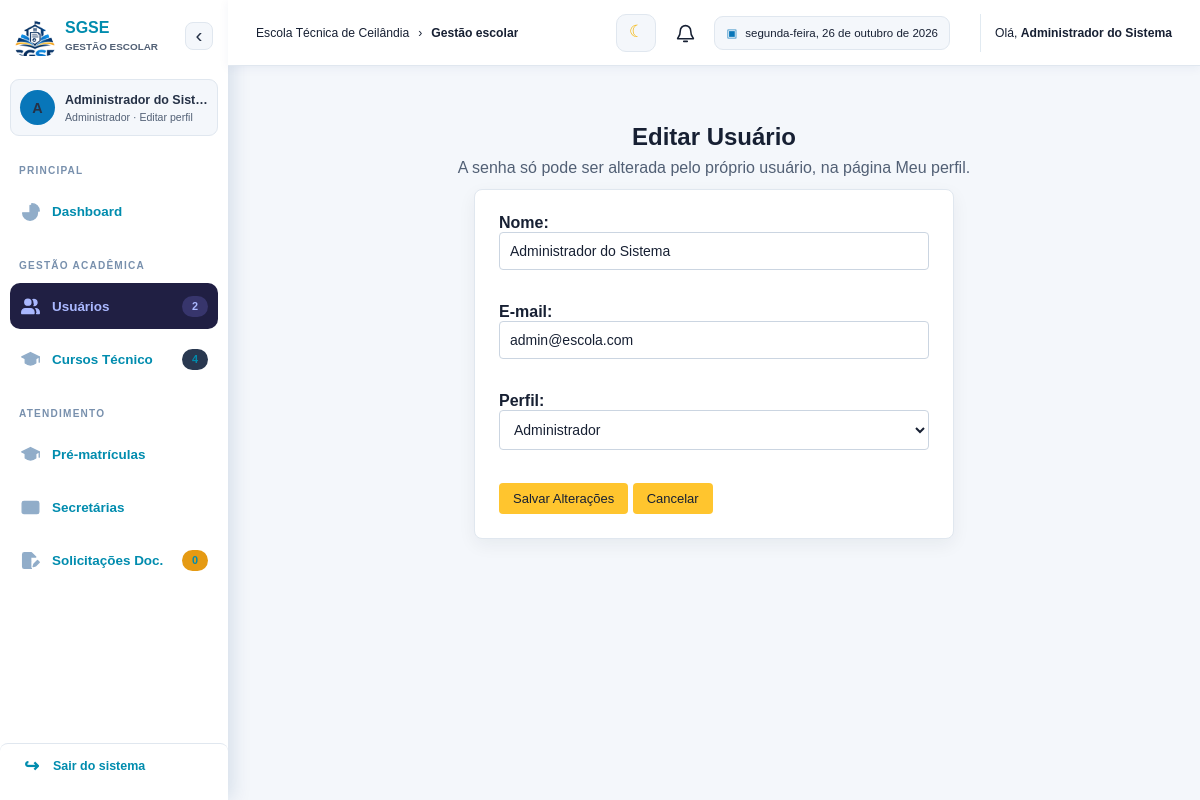
Screenshot of /view/editar_usuario.php?id=1 (signed in) with the database file from the repository.
### tables this page shows
CREATE TABLE usuarios (
    id_usuario INT AUTO_INCREMENT PRIMARY KEY,
    id_pessoa INT NOT NULL UNIQUE,
    id_perfil INT NOT NULL,
    email VARCHAR(100) NOT NULL UNIQUE,
    senha VARCHAR(255) NOT NULL,
    foto_perfil VARCHAR(255),
    cargo VARCHAR(100),
    setor VARCHAR(100),
    status ENUM('Ativo', 'Inativo') DEFAULT 'Ativo',
    criado_em TIMESTAMP DEFAULT CURRENT_TIMESTAMP,

    CONSTRAINT fk_usuario_pessoa
        FOREIGN KEY (id_pessoa)
        REFERENCES pessoas(id_pessoa)
        ON DELETE RESTRICT,

    CONSTRAINT fk_usuario_perfil
        FOREIGN KEY (id_perfil)
        REFERENCES perfis(id_perfil)
        ON DELETE RESTRICT
);

CREATE TABLE pessoas (
    id_pessoa INT AUTO_INCREMENT PRIMARY KEY,
    nome VARCHAR(100) NOT NULL,
    cpf VARCHAR(14) NOT NULL UNIQUE,
    telefone VARCHAR(20),
    data_nascimento DATE,
    criado_em TIMESTAMP DEFAULT CURRENT_TIMESTAMP
);

### controller/UsuarioController.php (called while the page is built, shortened)
<?php
require_once __DIR__ . '/../model/dao/UsuarioDAO.php';
require_once __DIR__ . '/Autorizacao.php';
class UsuarioController {
    public function buscarPorId(int $id) {
        $dao = new UsuarioDAO();
        return $dao->buscarPorId($id);
    }
}
?>

### model/dao/Conexao.php (called while the page is built, shortened)
<?php
if (!class_exists('Conexao')) {
    class Conexao {
        private static $instance = null;
        public static function getConexao() {
            if (!isset(self::$instance)) {
                $host     = "localhost";
                $dbname   = "secretaria_db";
                $usuario  = "root";
                $senha    = "";
                try {
                    self::$instance = new PDO(
                        "mysql:host={$host};dbname={$dbname};charset=utf8mb4",
                        $usuario,
                        $senha
                    );
                    self::$instance->setAttribute(PDO::ATTR_ERRMODE, PDO::ERRMODE_EXCEPTION);
                    self::$instance->setAttribute(PDO::ATTR_DEFAULT_FETCH_MODE, PDO::FETCH_ASSOC);
                } catch (PDOException $e) {
                    die("Erro na conexão com o banco de dados: " . $e->getMessage());
                }
            }
            return self::$instance;
        }
    }
}

### controller/Autorizacao.php (called while the page is built, shortened)
<?php
require_once __DIR__ . '/../model/dao/Conexao.php';
class Autorizacao {
    public static function usuarioTemPermissao(string $permissao, ?int $idUsuario = null): bool {
        $idUsuario = $idUsuario ?? (int)($_SESSION['usuario_id'] ?? 0);
        try {
            $stmt = Conexao::getConexao()->prepare(
                "SELECT 1
                 FROM usuarios u
                 INNER JOIN permissoes p ON p.id_perfil = u.id_perfil
                 WHERE u.id_usuario = ? AND p.nome = ?
                 LIMIT 1"
            );
            $stmt->execute([$idUsuario, $permissao]);
            return (bool)$stmt->fetchColumn();
        } catch (PDOException $e) {
            error_log('Erro ao verificar permissão do usuário: ' . $e->getMessage());
            throw new RuntimeException('Não foi possível verificar a permissão de acesso.', 0, $e);
        }
    }
}

### model/dao/UsuarioDAO.php (called while the page is built, shortened)
<?php
require_once __DIR__ . '/Conexao.php';
class UsuarioDAO {
    public function buscarPorId(int $id) {
        try {
            $sql = "SELECT u.id_usuario AS id, p.nome, p.cpf, u.email, u.senha,
                           u.id_perfil AS perfil_id, u.status
                    FROM usuarios u
                    INNER JOIN pessoas p ON p.id_pessoa = u.id_pessoa
                    WHERE u.id_usuario = ?";
            $stmt = Conexao::getConexao()->prepare($sql);
            $stmt->execute([$id]);
            return $stmt->fetch(PDO::FETCH_ASSOC) ?: null;
        } catch (PDOException $e) {
            echo "Erro MYSQL: " . $e->getMessage();
            return null;
        }
    }
}
?>

### view/editar_usuario.php (the view, shortened to what this page needs)
<?php
require_once __DIR__ . '/../controller/Autorizacao.php';
if (!isset($_SESSION['usuario_id']) || (int)($_SESSION['perfil_id'] ?? 0) !== 1
    || !Autorizacao::usuarioTemPermissao('GERENCIAR_USUARIOS')) {
    header("Location: login.php");
    exit();
}
require_once __DIR__ . '/../model/dao/Conexao.php';
require_once __DIR__ . '/../model/dao/UsuarioDAO.php';
require_once __DIR__ . '/../controller/UsuarioController.php';
$controller = new UsuarioController();
$id = $_GET['id'] ?? null;
$usuario = $id ? $controller->buscarPorId((int)$id) : null;
include_once __DIR__ . '/includes/topo.php';
?>
<div class="admin-workspace">
    <?php include __DIR__ . '/includes/menu_administrativo.php'; ?>
    <div class="admin-workspace-content">
<div class="main-content" style="max-width: 600px; margin: 30px auto; padding: 0 20px;">
    <h2 class="admin-user-edit-title">Editar Usuário</h2>
    <p class="admin-user-edit-note">A senha só pode ser alterada pelo próprio usuário, na página Meu perfil.</p>
    <form method="POST" class="admin-user-edit-form">
        <label for="editar-usuario-nome">Nome:</label><br>
        <input id="editar-usuario-nome" type="text" name="nome" value="<?= htmlspecialchars($usuario['nome']) ?>" required><br><br>
        <label for="editar-usuario-email">E-mail:</label><br>
        <input id="editar-usuario-email" type="email" name="email" value="<?= htmlspecialchars($usuario['email']) ?>" required><br><br>
        <label for="editar-usuario-perfil">Perfil:</label><br>
        <select id="editar-usuario-perfil" name="perfil_id">
            <option value="1" <?= $usuario['perfil_id'] == 1 ? 'selected' : '' ?>>Administrador</option>
        </select><br><br>
        <button type="submit" name="btn_atualizar" class="btn btn-ativar">Salvar Alterações</button>
        <a href="admin/gerenciar_usuarios.php" class="btn btn-desativar" style="text-decoration: none; display: inline-block; text-align: center;">Cancelar</a>
    </form>
</div>
</div>
</div>
</main>
</body>
</html>

### assets/css/estilo_topo.css (style rules this page uses)
body { margin: 0; padding: 0; }

### assets/css/estilo_tema_sistema.css (style rules this page uses)
body.manager-body { --tema-fundo: #f4f7fb; --tema-superficie: #ffffff; --tema-superficie-secundaria: #f4f7fb; --tema-cabecalho: #ffffff; --tema-texto: #172033; --tema-texto-secundario: #526075; --tema-borda: #e0e7ef; --tema-campo: #ffffff; --tema-campo-borda: #cbd5e1; --tema-link: #008cae; --tema-destaque: #ffc52e; --tema-sidebar: #ffffff; --tema-sidebar-texto: #253146; --tema-sombra: 0 6px 18px rgba(23, 32, 51, 0.06); color: var(--tema-texto); background: var(--tema-fundo); }
body.manager-body, body.manager-body .conteudo-principal { color: var(--tema-texto); background-color: var(--tema-fundo); }
body.manager-body.admin-user-edit-page .admin-user-edit-title { margin-bottom: 8px; color: var(--tema-texto); }
body.manager-body.admin-user-edit-page .admin-user-edit-note { margin-bottom: 12px; color: var(--tema-texto-secundario); text-align: center; }
body.manager-body.admin-user-edit-page .admin-user-edit-form { width: 100%; max-width: 480px; margin: 0 auto; padding: 24px; color: var(--tema-texto); background: var(--tema-superficie); border: 1px solid var(--tema-borda); box-shadow: var(--tema-sombra); }
body.manager-body.admin-user-edit-page .admin-user-edit-form label { color: var(--tema-texto); font-weight: 650; }
body.manager-body.admin-user-edit-page .admin-user-edit-form input, body.manager-body.admin-user-edit-page .admin-user-edit-form select { color: var(--tema-texto); background-color: var(--tema-campo); border-color: var(--tema-campo-borda); }
body.manager-body .conteudo-principal * { color: var(--tema-texto); }
body.manager-body .conteudo-principal :is(input, select, textarea) { color: var(--tema-texto); background-color: var(--tema-campo); border-color: var(--tema-campo-borda); }
body.manager-body .conteudo-principal :is(input, textarea)::placeholder { color: var(--tema-texto-secundario); opacity: 1; }
body.manager-body .conteudo-principal select option { color: var(--tema-texto); background: var(--tema-campo); }
body.manager-body .conteudo-principal :is(.btn, button[type="submit"]) { color: #172033; background-color: var(--tema-destaque); }
body.manager-body .conteudo-principal :is(.btn, button[type="submit"]):hover { background-color: #ffae08; }

### rows the page displays
usuarios: nome "Administrador do Sistema", email "admin@escola.com", perfil_id "Administrador"

### other values shown
$rotuloPagina "Gestão escolar"
$_SESSION['usuario_nome'] "Administrador do Sistema"
mb_strtoupper(mb_substr($nomeUsuarioMenu, 0, 1, 'UTF-8'), 'UTF-8') "A"
$nomeUsuarioMenu "Administrador do Sist…"
$nomePerfilMenu "Administrador"
$formatarContadorMenu($contadoresMenu['usuarios'] ?? 0) "2"
$formatarContadorMenu($contadoresMenu['cursos'] ?? 0) "4"
$formatarContadorMenu($contadoresMenu['solicitacoes'] ?? 0) "0"
